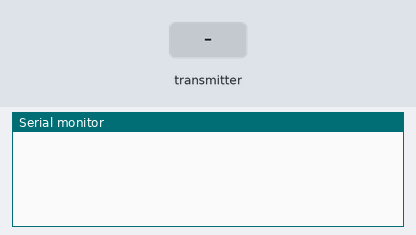
A sketch run on a simulated Arduino Uno, built with avr-gcc and run on an emulated ATmega328P. On the bench: the last lines printed to the serial monitor. The test bench sets the inputs (shaded band). No radio packets arrive unless stated.

Above: at 1.2 s.
1.3 s: the transmitter starts sending gotByte = 0
At 1.57 s:
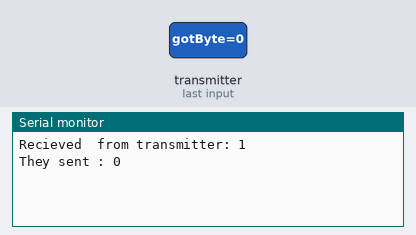
2.9 s: the transmitter starts sending gotByte = 64
At 3.17 s:
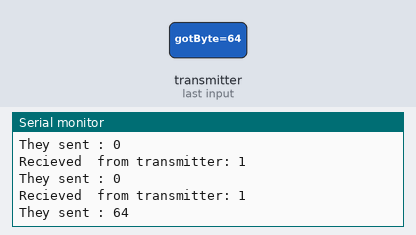

Measured:
- after the input at 1.3 s, the serial monitor: prints a new line after 0.11 s (image 1)
- after the input at 2.9 s, the serial monitor: prints a new line after 0.12 s (image 2)

The sketch:

rx_star_nw_new.ino
```cpp
#include <SPI.h> //Call SPI library so you can communicate with the nRF24L01+
#include <nRF24L01.h> //nRF2401 libarary found at https://github.com/tmrh20/RF24/
#include <RF24.h> //nRF2401 libarary found at https://github.com/tmrh20/RF24/

const int pinCE = 9; //This pin is used to set the nRF24 to standby (0) or active mode (1)
const int pinCSN = 10; //This pin is used to tell the nRF24 whether the SPI communication is a command or message to send out
RF24 wirelessSPI(pinCE, pinCSN); // Declare object from nRF24 library (Create your wireless SPI)
const uint64_t rAddress[] = {0xB00B1E50D2LL, 0xB00B1E50C3LL,0xB00B1E50E5LL};  //Create pipe addresses for the 2 nodes to recieve data, the "LL" is for LongLong type
const uint64_t wAddress[] = {0xB00B1E50B1LL, 0xB00B1E50A4LL,0xB00B1E50F6LL};  //Create pipe addresses for the 2 nodes to transmit data, the "LL" is for LongLong type

void setup()
{
  Serial.begin(57600);  //start serial to communication
  wirelessSPI.begin();  //Start the nRF24 module
  wirelessSPI.openReadingPipe(1,rAddress[0]);      //open pipe o for recieving meassages with pipe address
  wirelessSPI.openReadingPipe(2,rAddress[1]);
   wirelessSPI.openReadingPipe(3,rAddress[2]);//open pipe o for recieving meassages with pipe address
  wirelessSPI.startListening();                 // Start listening for messages
}

void loop()
{
    byte pipeNum = 0; //variable to hold which reading pipe sent data
    byte gotByte = 0; //used to store payload from transmit module

    while(wirelessSPI.available(&pipeNum)){ //Check if recieved data
     wirelessSPI.read( &gotByte, 1 ); //read one byte of data and store it in gotByte variable
     Serial.print("Recieved  from transmitter: ");
     Serial.println(pipeNum); //print which pipe or transmitter this is from
     Serial.print("They sent : ");
     Serial.println(gotByte); //print payload or the number the transmitter guessed
     Serial.println();
    }

  delay(200);
}
```
